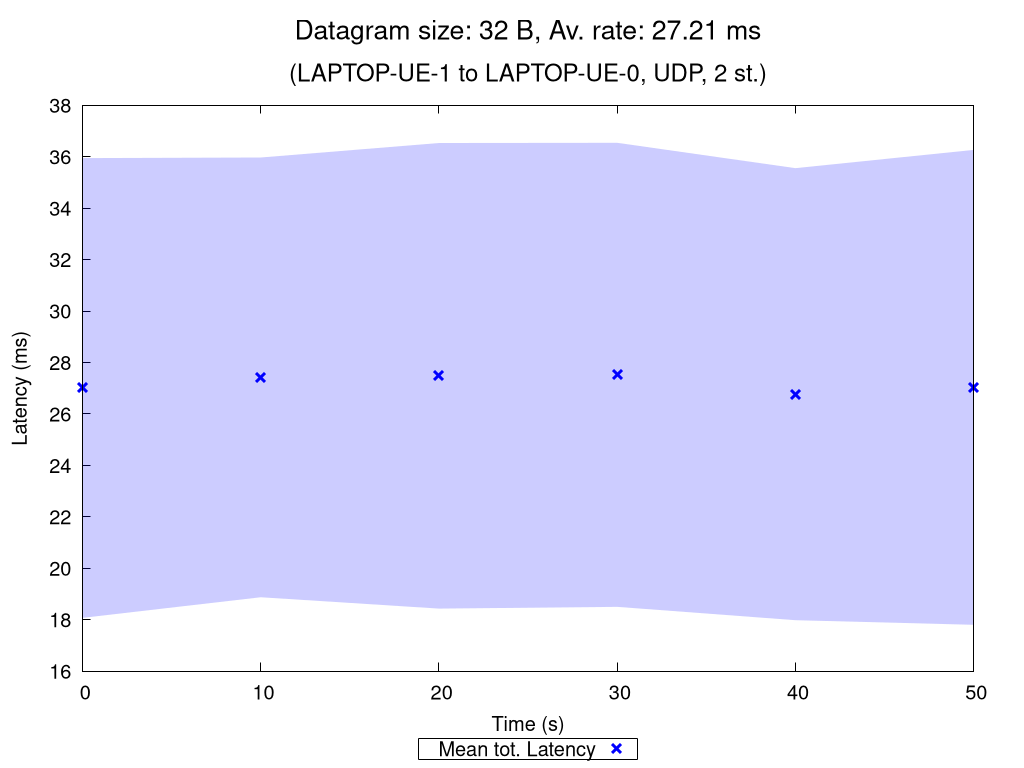

The gnuplot source for this figure:
set terminal pngcairo nocrop enhanced size 1024,768 font "Verdana,15"
set output "UDP_2_st_2020_10_11_23-19-24_two2one_00032B.png"

set title "{/=20 Datagram size: 32 B, Av. rate: 27.21 ms}\n\n{/=18 (LAPTOP-UE-1 to LAPTOP-UE-0, UDP, 2 st.)}"

set xlabel "Time (s)"
set ylabel "Latency (ms)"
set ytics nomirror
set key bmargin center horizontal box samplen 1 width -1
set bmargin 4.6
set rmargin 4.5

rf = 1.0  # rate factor
set style fill transparent solid 0.2 noborder
set autoscale xfix
plot "UDP_2_st_2020_10_11_23-19-24_two2one_00032B_iperf_processed.dat" using 1:($2/rf-$3/rf):($2/rf+$3/rf) with filledcurves lc rgb "blue" notitle, \
     "" using 1:($2/rf) with points pt 2 ps 1.5 lw 3 lc rgb "blue" title "Mean tot. Latency", \
